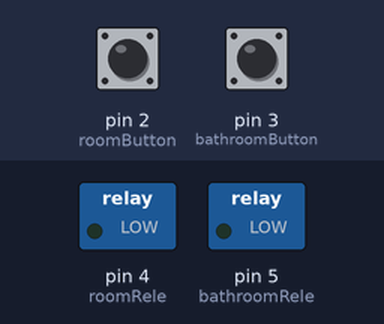
Recording of a sketch running on a simulated Arduino Uno, built with avr-gcc and run on an emulated ATmega328P. Shown: switched loads named in the sketch (green lamp = pin HIGH). Inputs (shaded band) come from the test bench; at power-on: pin 2 (roomButton) LOW, pin 3 (bathroomButton) LOW.

Above: at 1.2 s.
1.3 s: pin 2 (roomButton) pulled HIGH for 0.15 s
At 1.6 s:
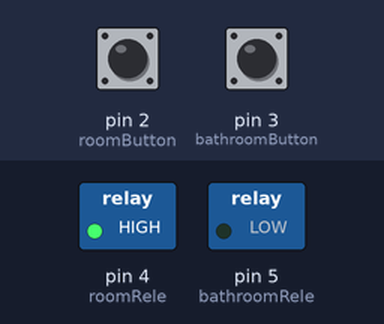
2.9 s: pin 3 (bathroomButton) pulled HIGH for 0.15 s
At 4.0 s:
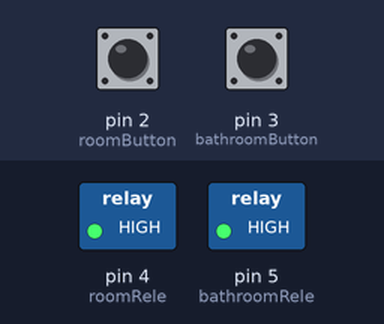
4.5 s: pin 2 (roomButton) pulled HIGH for 1 s
At 5.3 s:
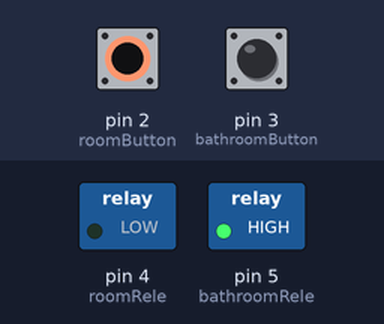
7.0 s: pin 2 (roomButton) pulled HIGH for 3.2 s
At 8.4 s:
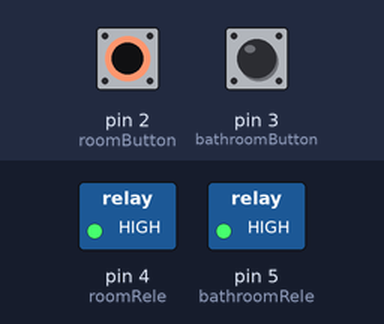
Timing chart, 0 to 11.5 s (numbered marks = the images above; inputs shaded):
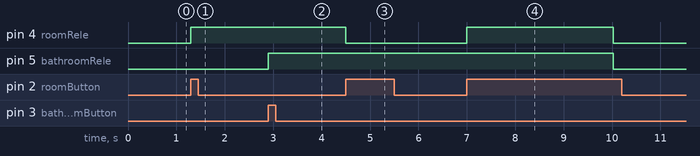

Measured:
- after the input at 1.3 s, pin 4 (roomRele): LOW → HIGH at once
- after the input at 2.9 s, pin 5 (bathroomRele): LOW → HIGH at once
- after the input at 4.5 s, pin 4 (roomRele): HIGH → LOW at once
- after the input at 7.0 s, pin 4 (roomRele): LOW → HIGH at once, → LOW 3.0 s later; pin 5 (bathroomRele): HIGH → LOW after 3.0 s

The sketch:

monolocale.ino
```cpp
int bathroomButton = 3;
int roomButton = 2;
int bathroomRele = 5;
int roomRele = 4;

int preBathroom = 0;  //becomes 1 when the previous state of the rele is HIGH
int preRoom = 0;

int k = 0;

//declaration of funtions
void bathroom(){
  if(preBathroom==0){
    digitalWrite(bathroomRele,HIGH);
    preBathroom++;
  }else{
    digitalWrite(bathroomRele,LOW);
    preBathroom--;
  }

  //return when stop pressing the button
  while(digitalRead(bathroomButton) == HIGH){
  }
}

void room(){
  if(preRoom==0){
    digitalWrite(roomRele,HIGH);
    preRoom++;
  }else{
    digitalWrite(roomRele,LOW);
    preRoom--;
  }

  //if pressed for 3 seconds turn all off
  for(k = 0; k < 3000 && digitalRead(roomButton)==HIGH; k++){
    delay(1);
  }
  if(k==3000){
    digitalWrite(roomRele,LOW);
    digitalWrite(bathroomRele,LOW);
  }

  //return when stop pressing the button
  while(digitalRead(roomButton) == HIGH){
  }
}

void setup(){
  pinMode(bathroomButton,INPUT);
  pinMode(roomButton,INPUT);
  pinMode(bathroomRele,OUTPUT);
  pinMode(roomRele,OUTPUT);
}

void loop(){
  if(digitalRead(bathroomButton) == HIGH){
    bathroom();
  }
  if(digitalRead(roomButton) == HIGH){
    room();
  }
}
```
